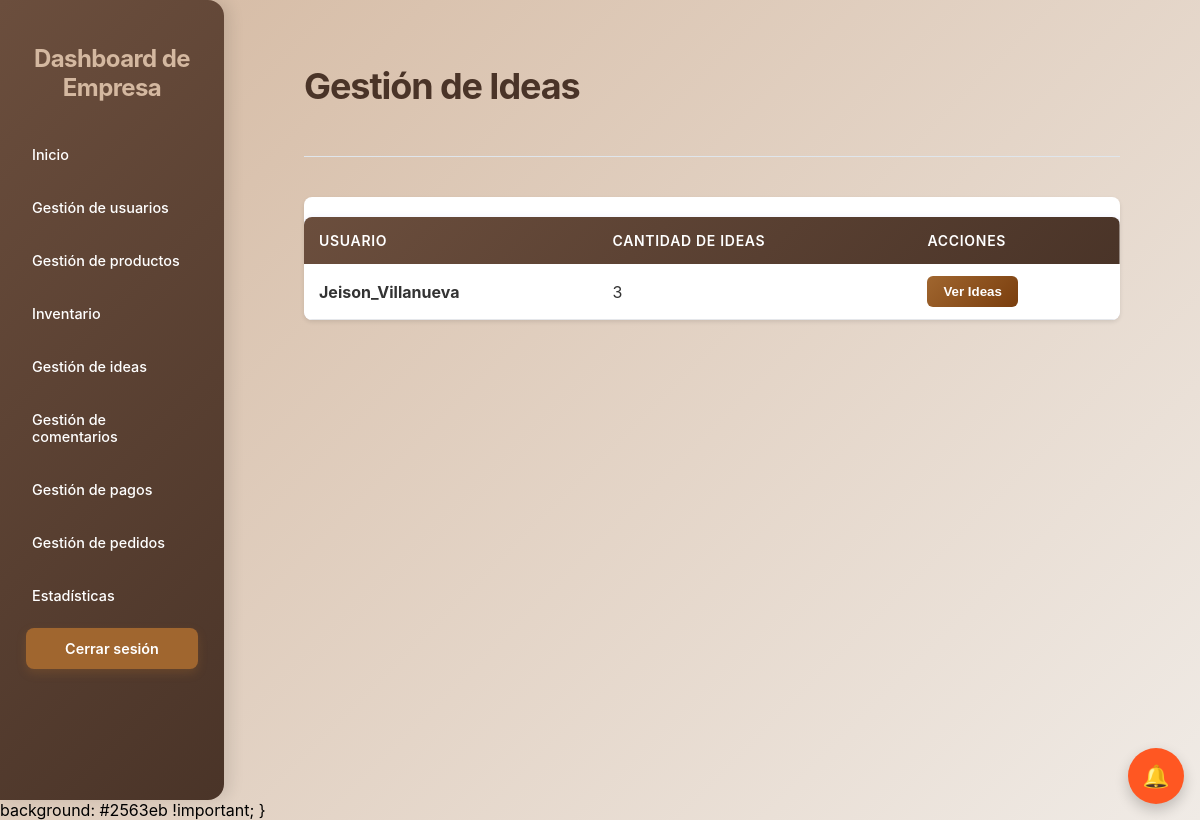
Before: /ideas/ (signed in) with the older database file.
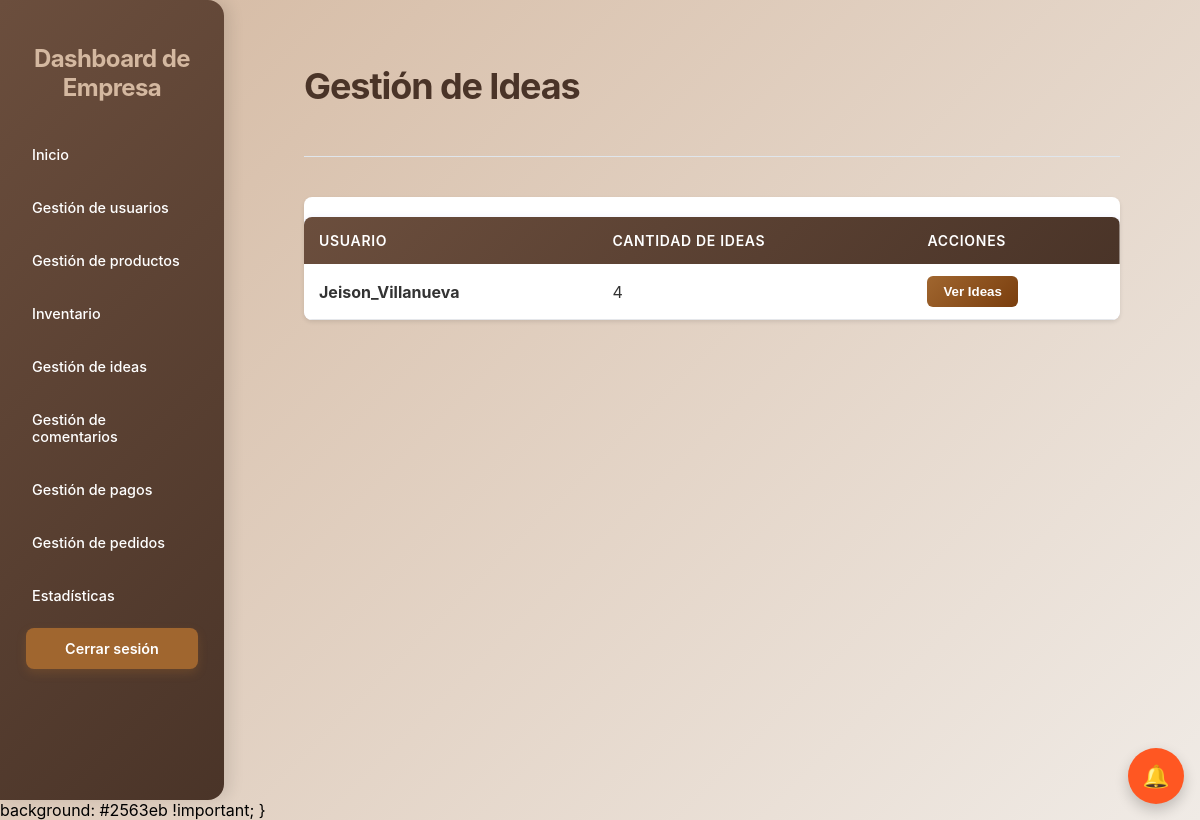
After: the same page with the newer database file.
### core/models.py (models this page shows, shortened)
class UserClientes(models.Model):
    usernameCliente = models.CharField(max_length=100, unique=True)
    passwordCliente = models.CharField(max_length=100)
    email = models.EmailField(max_length=100, blank=True)
    is_active = models.BooleanField(default=True)
    last_modified = models.DateTimeField(auto_now=True)
    status_changed_at = models.DateTimeField(null=True, blank=True)
    fecha_registro = models.DateTimeField(auto_now_add=True, null=True, blank=True)
    foto_perfil = models.ImageField(upload_to='uploads/perfiles/', blank=True, null=True)
    two_factor_enabled = models.BooleanField(default=False)
    two_factor_secret = models.CharField(max_length=32, blank=True, null=True)
    nombre_completo = models.CharField(max_length=200, blank=True, null=True)
    cedula = models.CharField(max_length=20, blank=True, null=True)
    telefono = models.CharField(max_length=20, blank=True, null=True, validators=[RegexValidator(r'^\d{7,15}$', 'Ingrese un número de teléfono válido (solo números, 7-15 dígitos)')])
    direccion = models.CharField(max_length=300, blank=True, null=True)
    ciudad = models.CharField(max_length=100, blank=True, null=True)
    departamento = models.CharField(max_length=100, blank=True, null=True)
    codigo_postal = models.CharField(max_length=10, blank=True, null=True)

### Empresas/views.py (the view)
# urls.py: path("ideas/", views.empresa_ideas_view, name="empresa_ideas"),
@empresa_login_required
def empresa_ideas_view(request):
    try:
        empresa = EmpresaRegistrada.objects.get(id=request.session['empresa_id'])
    except EmpresaRegistrada.DoesNotExist:
        return redirect('loginEmpresa')
    from django.db.models import Count, Q
    todas_ideas = Idea.objects.values_list('autor', flat=True).distinct()
    usuarios_con_ideas = []
    for username in todas_ideas:
        try:
            usuario = UserClientes.objects.get(usernameCliente=username)
            cantidad = Idea.objects.filter(autor=username).count()
            usuario.cantidad_ideas = cantidad
            usuarios_con_ideas.append(usuario)
        except UserClientes.DoesNotExist:
            continue
    usuarios_con_ideas.sort(key=lambda x: x.cantidad_ideas, reverse=True)
    context = {
        'usuarios_con_ideas': usuarios_con_ideas,
        'empresa': empresa
    }
    return render(request, 'Empresas/ideas_empresa.html', context)

### Empresas/views.py (called while the page is built)
def empresa_login_required(view_func):
    @wraps(view_func)
    def wrapper(request, *args, **kwargs):
        if 'empresa_id' not in request.session:
            messages.warning(request, 'Debe iniciar sesión para acceder a esta página.')
            return redirect('loginEmpresa_login')
        return view_func(request, *args, **kwargs)
    return wrapper

### core/context_processors.py (called while the page is built, shortened)
def idea_notifications(request):
    username_cliente = request.session.get('usernameCliente')
    username_empresa = request.session.get('usernameEmpresa')
    has_notif = False
    try:
        if username_cliente:
            has_notif = MensajeIdea.objects.filter(
                idea__autor=username_cliente,
                remitente_tipo='empresa',
                leido=False
            ).exists()
    except Exception as e:
        print(f"Error en idea_notifications: {str(e)}")
        has_notif = False
    return {
        'has_idea_notifications': has_notif
    }

### Empresas/templates/Empresas/ideas_empresa.html (shortened to what this page needs)
<!DOCTYPE html>
<html lang="es">
<head>
    {% load static %}
    <link rel="stylesheet" href="{% static 'Empresas/css/styles3.css' %}">
    <link rel="stylesheet" href="{% static 'Empresas/css/ideas.css' %}">
    <link rel="stylesheet" href="{% static 'Empresas/css/dashboard_responsive.css' %}">
</head>
<body>
    <div class="dashboard-container">
        <aside>
            <h2>Dashboard de Empresa</h2>
            <nav>
                <ul>
                    <li><a href="{% url 'dashboardEmpresa' %}">Inicio</a></li>
                    <li><a href="{% url 'usuarios' %}">Gestión de usuarios</a></li>
                    <li><a href="{% url 'GestiProductos' %}">Gestión de productos</a></li>
                    <li><a href="{% url 'inventario' %}">Inventario</a></li>
                    <li><a href="{% url 'empresa_ideas' %}">Gestión de ideas</a></li>
                    <li><a href="{% url 'empresa_comentarios' %}">Gestión de comentarios</a></li>
                    <li><a href="{% url 'gestion_pagos' %}">Gestión de pagos</a></li>
                    <li><a href="{% url 'gestion_pedidos' %}">Gestión de pedidos</a></li>
                    <li><a href="{% url 'estadisticas' %}">Estadísticas</a></li>
                </ul>
            </nav>
            <a href="{% url 'logout' %}" class="logout-button">Cerrar sesión</a>
        </aside>
        <main>
            <header>
                <h1>Gestión de Ideas</h1>
            </header>
            <div class="tabla-usuarios">
                <table>
                    <thead>
                        <tr>
                            <th>Usuario</th>
                            <th>Cantidad de Ideas</th>
                            <th>Acciones</th>
                        </tr>
                    </thead>
                    <tbody>
                        {% if usuarios_con_ideas %}
                            {% for usuario in usuarios_con_ideas %}
                            <tr>
                                <td><strong>{{ usuario.usernameCliente }}</strong></td>
                                <td>{{ usuario.cantidad_ideas }}</td>
                                <td>
                                    <button class="btn-ver-ideas" onclick="verIdeasUsuario({{ usuario.id }}, '{{ usuario.usernameCliente }}')">
                                        Ver Ideas
                                    </button>
                                </td>
                            </tr>
                            {% endfor %}
                        {% else %}
                            <tr>
                                <td colspan="3" class="no-datos">
                                    No hay usuarios con ideas registradas
                                </td>
                            </tr>
                        {% endif %}
                    </tbody>
                </table>
            </div>
        </main>
    </div>
{% load static %}
<link rel="stylesheet" href="{% static 'core/css/floating.css' %}">
<link rel="stylesheet" href="{% static 'core/css/notificaciones.css' %}">
<a id="floating-notif-btn-empresa" class="floating-btn floating-notif" style="display: flex;" title="Notificaciones" onclick="event.preventDefault(); abrirNotificaciones();">
    <span class="fb-icon">🔔</span>
</a>
{% include 'core/modal_notificaciones.html' %}
        background: #2563eb !important;
    }
</body>
</html>

Changed rows visible on the page:
changed UserClientes "Jeison_Villanueva": cantidad_ideas "3" → "4"
